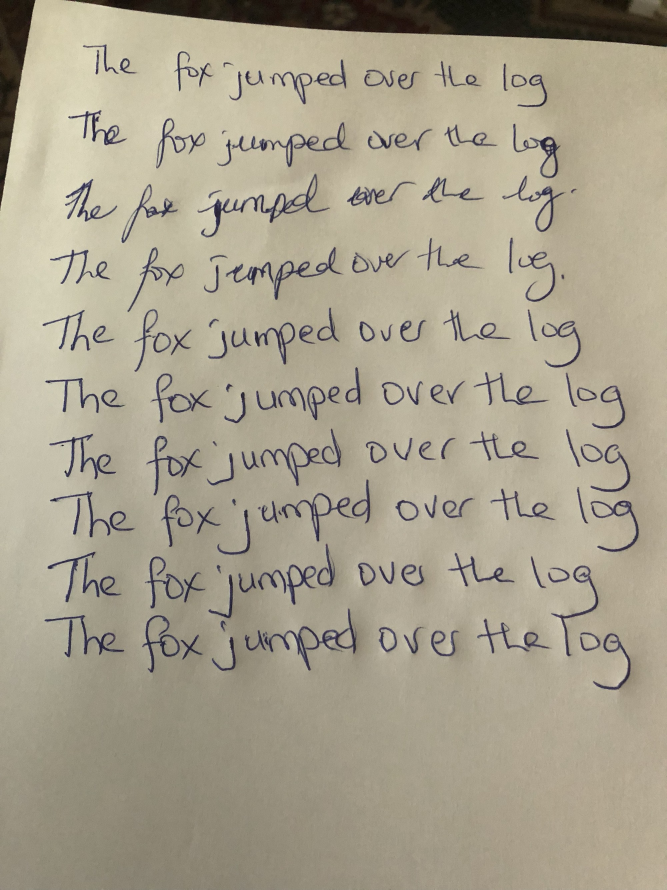
#> input picture orc_test/text/hand.jpeg, 2000 x 2668 px, found by its file name (shown at 1/3 size)
$ python text_ocr.py
#> lines starting #> are read from the running program, lines starting #| are printed output that depends on the picture; after the words box and inside, x2 and y2 are one past the last pixel; in counts of white or black regions, pixels touching at a corner belong together
import re
import cv2
import numpy as np
import pytesseract
from pytesseract import Output
from matplotlib import pyplot as plt
from PIL import Image
import tempfile
import imutils
#preprocess

#scaling
def set_image_dpi(file_path):
    # load an image
#> called with file_path = 'text\\hand.jpeg'
    img = cv2.imread(file_path)
#> img is the input picture: shape (2668, 2000, 3); mean B, G, R 141.5, 161, 168.5
    # get x, y of the image
    length_y = img.shape[0]
#> length_y = 2668
    length_x = img.shape[1]
#> length_x = 2000
    print('x: ', length_x, ', y: ', length_y, ', shape: ')
#| x:  2000 , y:  2668 , shape:
    # formula to create factor
    factor = min(1, float(320.0/length_x))
#> factor = 0.16
    size = int(factor * length_x), int(factor*length_y)
#> size = (320, 426)
    # resize the image
    im_resized = cv2.resize(img, (size))
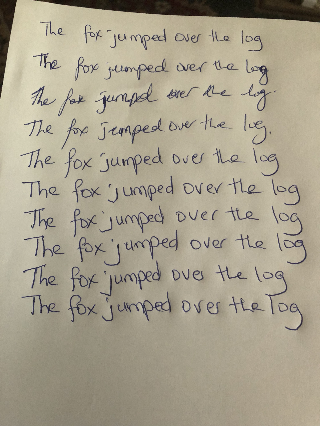
#> im_resized: shape (426, 320, 3); mean B, G, R 141.4, 160.9, 168.4
    cv2.imshow("orign: ", img)
    print('x resize: ', im_resized.shape[1], ', y resize: ', im_resized.shape[0])
#| x resize:  320 , y resize:  426

    # create new img file and write the im_resized to it
    cv2.imwrite('text\image5.png', im_resized)
    cv2.imshow("resized: ", im_resized)
    cv2.waitKey(0)
    return im_resized

rescaleImg = set_image_dpi('text\hand.jpeg')

# skew correction
def skew_correction(image):
    gray = cv2.cvtColor(image, cv2.COLOR_BGR2GRAY)
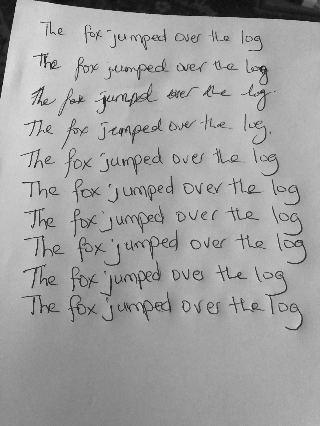
#> gray: shape (426, 320); min 7, max 230, mean 160.9
    gray = cv2.bitwise_not(gray)
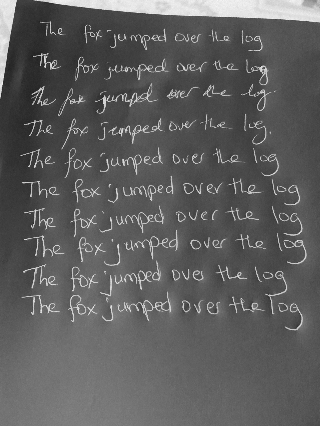
#> gray: shape (426, 320); min 25, max 248, mean 94.1
    # threshold the image, setting all foreground pixels to
    # 255 and all background pixels to 0
    thresh = cv2.threshold(gray, 0, 255,
        cv2.THRESH_BINARY | cv2.THRESH_OTSU)[1]
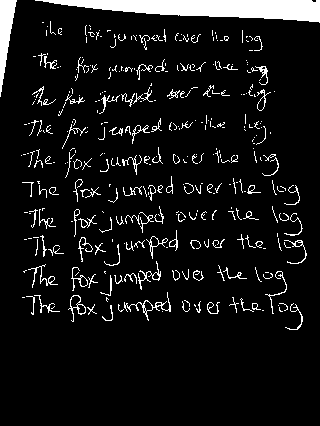
#> thresh: shape (426, 320); 7.9% white; 355 white regions (243 under 20 px), largest, box (x1, y1, x2, y2) and area: (35, 0, 320, 23) 3911, (0, 0, 17, 97) 821, (124, 292, 171, 321) 187

    # grab the (x, y) coordinates of all pixel values that
    # are greater than zero, then use these coordinates to
    # compute a rotated bounding box that contains all
    # coordinates
    coords = np.column_stack(np.where(thresh > 0))
#> coords = 10782 pairs, first value 0 to 329, second value 0 to 319
    angle = cv2.minAreaRect(coords)[-1]
#> angle = -90
    # the `cv2.minAreaRect` function returns values in the
    # range [-90, 0); as the rectangle rotates clockwise the
    # returned angle trends to 0 -- in this special case we
    # need to add 90 degrees to the angle
    if angle < -45:
        angle = -(90 + angle)
#> angle = 0
    # otherwise, just take the inverse of the angle to make
    # it positive
    else:
        angle = -angle

    # rotate the image to deskew it
    (h, w) = image.shape[:2]
#> h = 426; w = 320
    center = (w // 2, h // 2)
#> center = (160, 213)
    M = cv2.getRotationMatrix2D(center, angle, 1.0)
#> M = [[1, 0, 0], [0, 1, 0]]
    rotated = cv2.warpAffine(image, M, (w, h),
        flags=cv2.INTER_CUBIC, borderMode=cv2.BORDER_REPLICATE)
    # draw the correction angle on the image so we can validate it
    # cv2.putText(rotated, "Angle: {:.2f} degrees".format(angle),
    #     (10, 30), cv2.FONT_HERSHEY_SIMPLEX, 0.7, (0, 0, 255), 2)
    # show the output image
    print("[INFO] angle: {:.3f}".format(angle))
#| [INFO] angle: -0.000
    cv2.imshow("Input", image)
    cv2.imshow("Rotated", rotated)
    cv2.waitKey(0)
    return rotated

rotatedImg = skew_correction(rescaleImg)

# get grayscale image
def get_grayscale(image):
    return cv2.cvtColor(image, cv2.COLOR_BGR2GRAY)

# noise removal
def remove_noise(image):
    return cv2.medianBlur(image,5)

#thresholding
def thresholding(image):
    return cv2.threshold(image, 0, 255, cv2.THRESH_BINARY + cv2.THRESH_OTSU)[1]

#dilation
def dilate(image):
    kernel = np.ones((5,5),np.uint8)
    return cv2.dilate(image, kernel, iterations = 1)

#erosion
def erode(image):
    kernel = np.ones((5,5),np.uint8)
    return cv2.erode(image, kernel, iterations = 1)

#opening - erosion followed by dilation
def opening(image):
    kernel = np.ones((5,5),np.uint8)
    return cv2.morphologyEx(image, cv2.MORPH_OPEN, kernel)

#canny edge detection
def canny(image):
    return cv2.Canny(image, 100, 200)

#template matching
def match_template(image, template):
    return cv2.matchTemplate(image, template, cv2.TM_CCOEFF_NORMED)

b,g,r = cv2.split(rotatedImg)
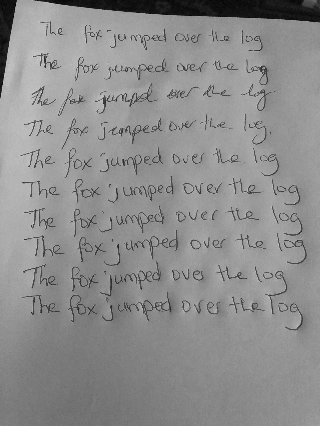
#> b: shape (426, 320); min 2, max 215, mean 141.4
rgb_img = cv2.merge([r,g,b])
plt.imshow(rgb_img)
plt.title('AUREBESH ORIGINAL IMAGE')
plt.show()

gray = get_grayscale(rotatedImg)
thresh = thresholding(gray)
opening = opening(gray)
#> in opening, `return cv2.morphologyEx(image, cv2.MORPH_OPEN, kernel)`:
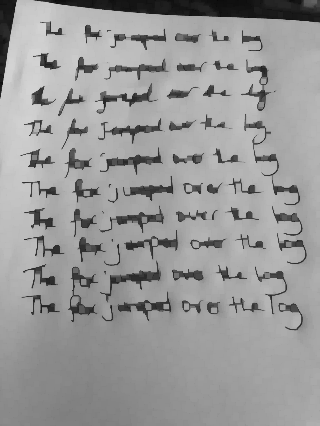
#> returned value: shape (426, 320); min 7, max 212, mean 153.4
canny = canny(gray)
#> in canny, `return cv2.Canny(image, 100, 200)`:
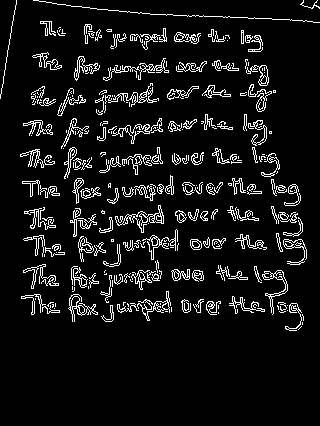
#> returned value: shape (426, 320); 8% white in thin lines or dots, all inside (x1, y1, x2, y2) = (0, 0, 320, 331)
images = {'gray': gray,
          'thresh': thresh,
          'opening': opening,
          'canny': canny}

fig = plt.figure(figsize=(13,13))
ax = []

rows = 2
columns = 2
keys = list(images.keys())
#> keys = ['gray', 'thresh', 'opening', 'canny']
for i in range(rows*columns):
    ax.append( fig.add_subplot(rows, columns, i+1) )
    ax[-1].set_title('AUREBESH - ' + keys[i])
    plt.imshow(images[keys[i]], cmap='gray')
    plt.title('Image ' + keys[i])
    plt.show()
#> after the loop, ax = 4 items

custom_config = r'--oem 3 --psm 6'
print('-----------------------------------------')
print('TESSERACT OUTPUT --> ORIGINAL IMAGE')
print('-----------------------------------------')
print(pytesseract.image_to_string(rotatedImg, config=custom_config))
#> (this line was passed over: pytesseract is not available in this run)
print('\n-----------------------------------------')
print('TESSERACT OUTPUT --> THRESHOLDED IMAGE')
print('-----------------------------------------')
print(pytesseract.image_to_string(rotatedImg, config=custom_config))
#> (this line was passed over: pytesseract is not available in this run)
print('\n-----------------------------------------')
print('TESSERACT OUTPUT --> OPENED IMAGE')
print('-----------------------------------------')
print(pytesseract.image_to_string(rotatedImg, config=custom_config))
#> (this line was passed over: pytesseract is not available in this run)
print('\n-----------------------------------------')
print('TESSERACT OUTPUT --> CANNY EDGE IMAGE')
print('-----------------------------------------')
print(pytesseract.image_to_string(rotatedImg, config=custom_config))
#> (this line was passed over: pytesseract is not available in this run)
